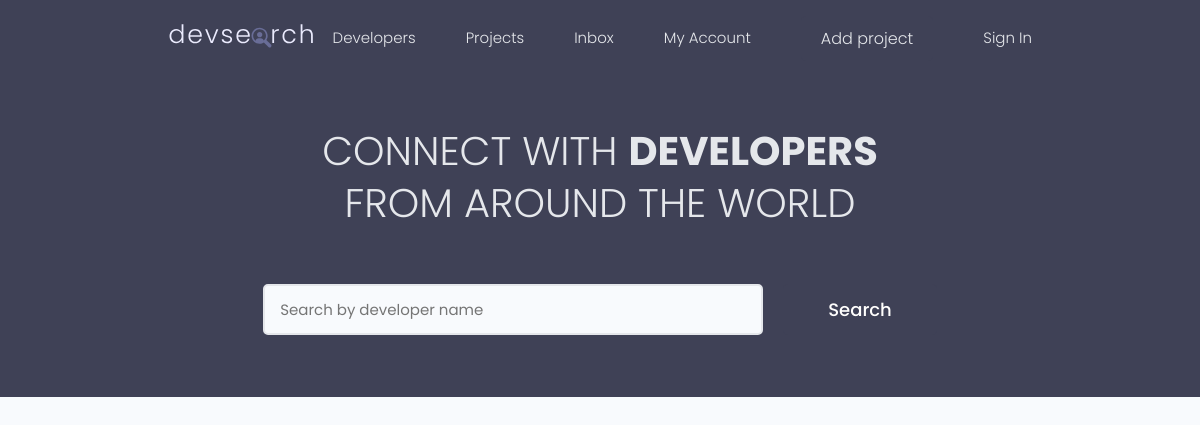
The page /developers/ on the database as committed earlier.
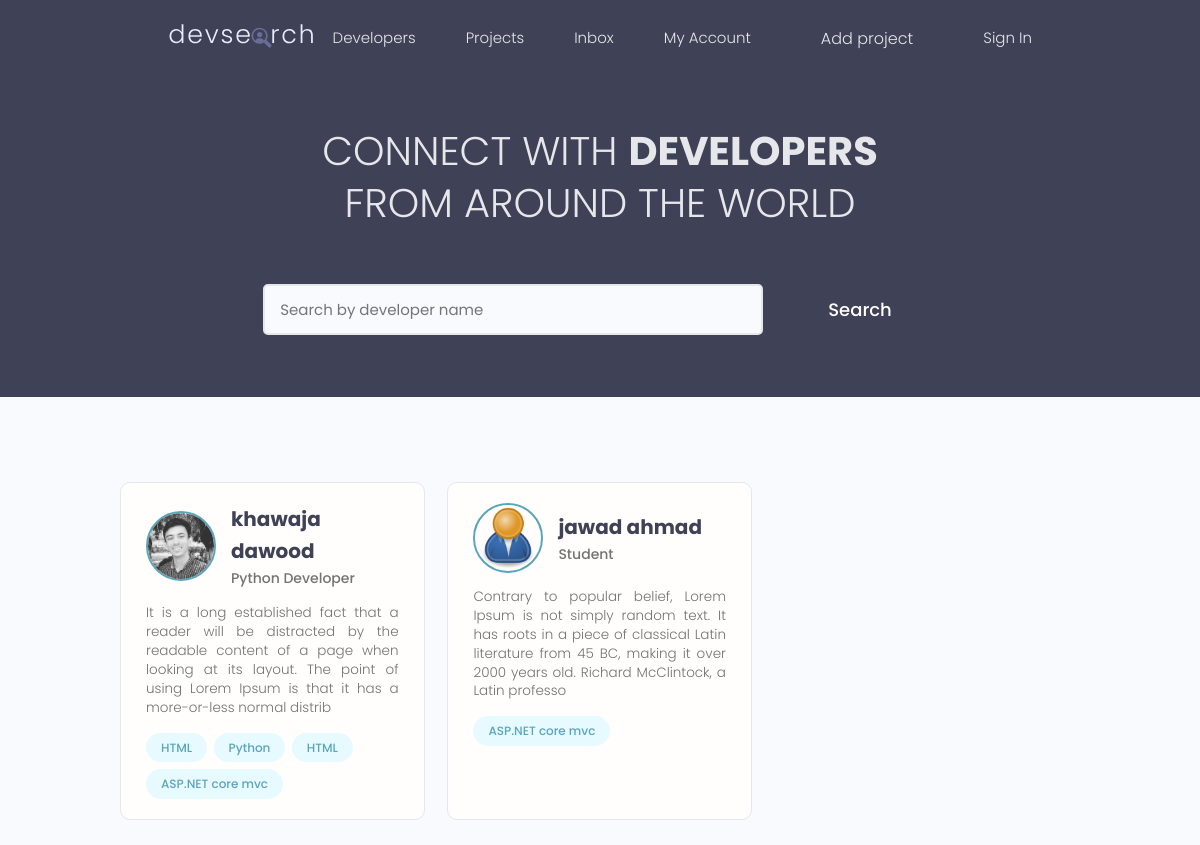
The same page on the database as committed later.
### users/models.py (models this page shows, shortened)
class Profile(models.Model):
    user = models.OneToOneField(settings.AUTH_USER_MODEL, on_delete=models.CASCADE, null=True, blank=True)
    bio = models.TextField(blank=True, null=True)
    location = models.CharField(max_length=150, null=True, blank=True)
    profile_image = models.ImageField(upload_to='profile-pics/', default='profile-pics/user-default.png', blank=True, null=True)
    social_github = models.URLField(blank=True, null=True)
    social_linkedin = models.URLField(blank=True, null=True)
    social_stackoverflow = models.URLField(blank=True, null=True)
    social_twitter = models.URLField(blank=True, null=True)
    social_website = models.URLField(blank=True, null=True)
    id = models.UUIDField(default=uuid.uuid4, unique=True, primary_key=True, editable=False)
    created = models.DateTimeField(auto_now_add=True)
    updated = models.DateTimeField(auto_now=True)
    is_active = models.BooleanField(default=True, verbose_name='Active',
                                    help_text='Designates whether this profile should be treated as active. '
                                              'Unselect this instead of deleting accounts.')
    @property
    def imageURL(self):
        try:
            url = self.profile_image.url
        except:
            url = ''
        return url

### projects/models.py (models this page shows, shortened)
class MyUser(AbstractUser):
    roles = (
        ('Student', 'Student'),
        ('Developer', 'Developer'),
        ('Teacher', 'Teacher'),
        ('Admin', 'Admin'),
    )
    id = models.UUIDField(default=uuid.uuid4, unique=True, primary_key=True, editable=False)
    registration_number = models.CharField(max_length=150, unique=True)
    username = models.CharField(max_length=150, unique=True)
    email = models.EmailField(unique=True)
    first_name = models.CharField(max_length=150, blank=True, null=True)
    last_name = models.CharField(max_length=150, blank=True, null=True)
    phone_number = models.PositiveIntegerField(null=True, blank=True)
    user_title = models.CharField(max_length=100, default='Student', help_text='Like Node.js, Python, ROR or Django developer')
    user_roles = models.CharField(max_length=100, default='Student', choices=roles, help_text='By Default is Student. Developer, Teacher, Student')
    about = models.TextField(max_length=300, blank=True, null=True)
    is_staff = models.BooleanField(default=False, verbose_name='Staff',
                                   help_text='Designates whether the user can log into this admin site.',
                                   )
    is_active = models.BooleanField(default=True, verbose_name='Active',
                                    help_text='Designates whether this user should be treated as active. '
                                              'Unselect this instead of deleting accounts.')
    tags = models.ManyToManyField('Tag', blank=True)
    created = models.DateTimeField(auto_now_add=True)
    updated = models.DateTimeField(auto_now=True)
    objects = CustomUserManager()
    EMAIL_FIELD = 'email' """=============================+++++++++++++++++++++============================="""
    USERNAME_FIELD = 'registration_number'
    REQUIRED_FIELDS = ['email', 'username']

class Tag(models.Model):
    name = models.CharField(max_length=200, unique=True)
    id = models.UUIDField(default=uuid.uuid4, unique=True, primary_key=True, editable=False)
    created = models.DateTimeField(auto_now_add=True)
    active = models.BooleanField(default=True)
    def __str__(self):
        return self.name

### projects/views.py (the view)
# urls.py: path('developers/', views.index, name='developers-list'),
def index(request):
    developers = Profile.objects.all()
    context = {'objects': developers}
    return render(request, template_name='projects/index.html', context=context)

### projects/templates/projects/index.html (shortened to what this page needs)
{% extends 'main.html' %}
{% block content %}
    <main class="home">
        <section class="hero-section text-center">
          <div class="container container--narrow">
            <div class="hero-section__box">
              <h2>CONNECT WITH <span>DEVELOPERS</span></h2>
              <h2>FROM AROUND THE WORLD</h2>
            </div>
            <div class="hero-section__search">
              <form class="form" action="#" method="get">
                <div class="form__field">
                  <input class="input input--text" id="formInput#search" type="text" name="text"
                    placeholder="Search by developer name" />
                </div>
                <input class="btn btn--sub btn--lg" type="submit" value="Search" />
              </form>
            </div>
          </div>
        </section>
        <section class="devlist">
          <div class="container">
            <div class="grid grid--three">
                {% for dev in objects %}
                  <div class="column card">
                    <div class="dev">
                      <a href="{% url 'profile' dev.id %}" class="card__body">
                        <div class="dev__profile">
                          <img class="avatar avatar--md" src="{{ dev.imageURL }}" alt="image"/>
                          <div class="dev__meta">
                            <h3>{{ dev.user.get_full_name }}</h3>
                            <h5>{{ dev.user.user_title|slice:"60" }}</h5>
                          </div>
                        </div>
                        <p class="dev__info">
                            {{ dev.bio|slice:"200" }}
                        </p>
                        <div class="dev__skills">
                            {% for tag in dev.user.tags.all|slice:"5" %}
                              <span class="tag tag--pill tag--main">
                                <small>{{ tag }}</small>
                              </span>
                            {% endfor %}
                        </div>
                      </a>
                    </div>
                  </div>
                {% endfor %}
            </div>
          </div>
        </section>
    </main>
{% endblock content %}

Rows that differ between the two databases and show on the page:
added Profile: imageURL (picture), user.get_full_name "khawaja dawood", user.user_title "Python Developer", bio "It is a long established fact that a reader will be distracted by the readable content of a page when looking at its layout. The point of using Lorem Ipsum is that it has a more-or-less normal distrib"
added Tag: name "HTML", shown under "khawaja dawood"
added Tag: name "Python", shown under "khawaja dawood"
added Tag: name "HTML", shown under "khawaja dawood"
added Tag: name "ASP.NET core mvc"
added Profile: imageURL (placeholder picture), user.get_full_name "jawad ahmad", user.user_title "Student", bio "Contrary to popular belief, Lorem Ipsum is not simply random text. It has roots in a piece of classical Latin literature from 45 BC, making it over 2000 years old. Richard McClintock, a Latin professo"
